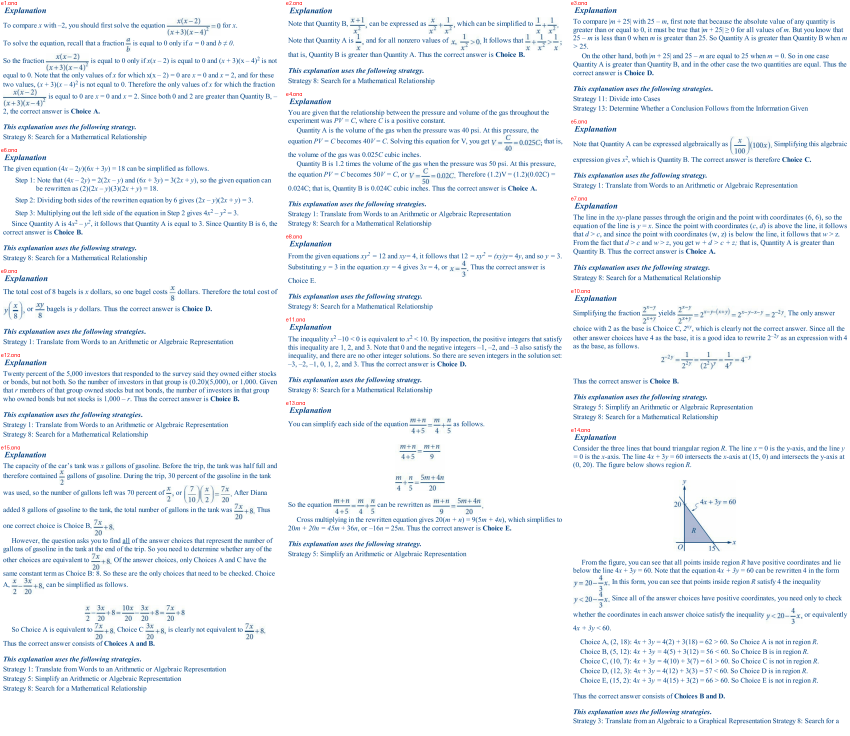
#> input picture courses/gre-q/_qa/al_e1.png, 1700 x 1472 px (shown at 1/2 size)
$ python -i build.py   (imports and definitions only)
#> lines starting #> are read from the running program, lines starting #| are printed output that depends on the picture
#> further down, picture is the input picture: PIL image 1700x1472 RGB; mean R, G, B 241.4, 244.6, 247.9
"""GRE Verbal 2025 年真题回忆课程生成器（逐鹿整理的考场截图，25 套 × 2 个 Verbal section）。
数据：data.json（每个 section 的题号、题型、答案、对应截图页；答案来自各套 PDF 末页的答案表，目视录入）
输入：PAGES 目录（每套一个子目录 pNN.png，由 pdftoppm / pdfimages 从 PDF 逐页转出）
输出：courses/gre-vx/（img/<套>/<section>-<题号>[b].webp + course.json + uNN-*.json）
裁剪：去掉页眉（Section/Question 页码、计时器、按钮、水印二维码），转 WebP 缩小体积。
运行：python tools/course/grvx/build.py <PAGES 目录> [套 id ...]   （不给套 id 就全部生成；图片已存在则跳过）
"""
import json, os, sys, subprocess, re
from PIL import Image
HERE = os.path.dirname(os.path.abspath(__file__))
sys.path.insert(0, os.path.join(HERE, '..'))
sys.path.insert(0, os.path.join(HERE, '..', 'grq'))
from unitlib import REPO
from qset_check import validate_qset

MAXW = 1000
# [1 line not run here, left out]
pages_dir = sys.argv[1]
only = set(sys.argv[2:])
OCR = os.path.join(HERE, 'ocr')
def load_txt(sid):
    f = os.path.join(OCR, f'txt-{sid}.json')
    return json.load(open(f, encoding='utf-8')) if os.path.exists(f) else {}
out = os.path.join(REPO, 'courses', 'gre-vx')

def header_bottom(im):
    """页眉（含 Section X | Question N 那一行）的下边缘 y；找不到就按比例猜。"""
    W, H = im.size
#> W = 1700; H = 1472
    band = im.crop((0, 0, int(W * .5), int(H * .2))).convert('L')
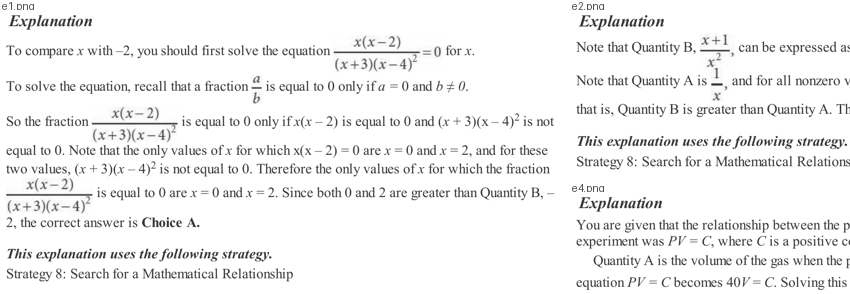
#> band: PIL image 850x294 L; min 36, max 255, mean 241.3
    sc = 2 if W < 1500 else 1
#> sc = 1
    if sc > 1: band = band.resize((band.size[0] * sc, band.size[1] * sc))
    f = f'/tmp/hb_{os.getpid()}.png'; band.save(f)
#> (the run stopped early here; a loop or call above may not have finished)

$ run again, on courses/gre-q/img/al/e16.png
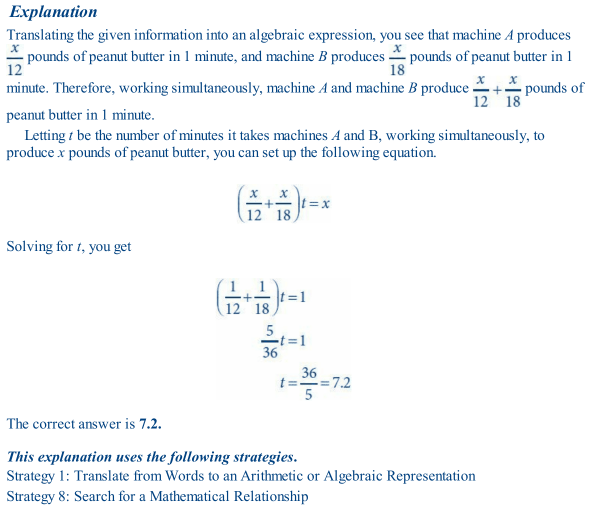
#> input picture courses/gre-q/img/al/e16.png, 1178 x 1014 px (shown at 1/2 size)
#> picture is the input picture: PIL image 1178x1014 P; mean R, G, B 244.6, 247.2, 249.5
#> in header_bottom, `band = im.crop((0, 0, int(W * .5), int(H * .2))).convert('L')`:
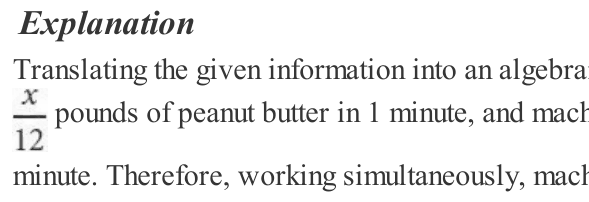
#> band: PIL image 589x202 L; min 53, max 255, mean 237.3
#> in header_bottom, `if sc > 1: band = band.resize((band.size[0] * sc, band.size[1] * sc))`:
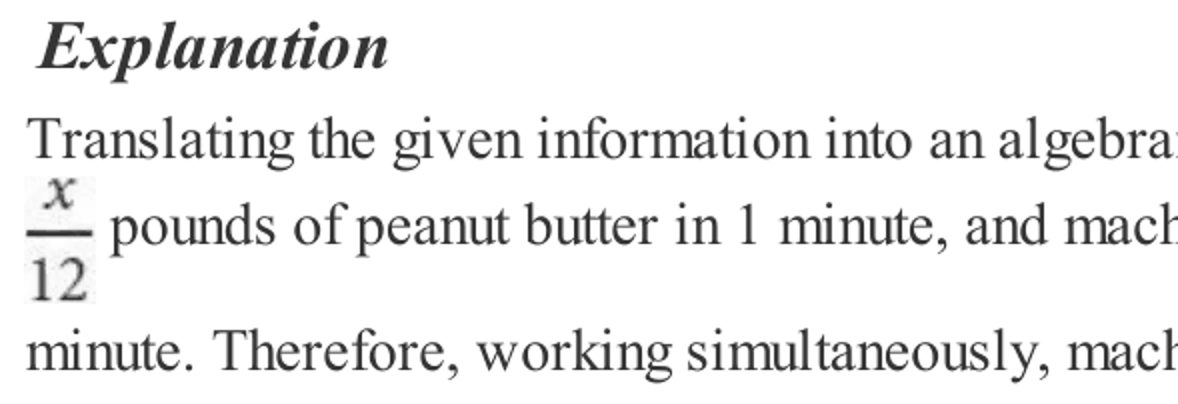
#> band: PIL image 1178x404 L; min 26, max 255, mean 236.9

$ run again, on courses/gre-q/img/al/e5.png
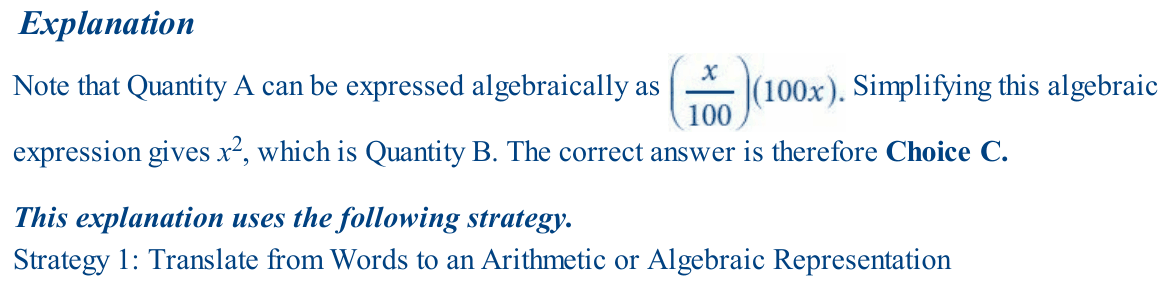
#> input picture courses/gre-q/img/al/e5.png, 1170 x 281 px
#> picture is the input picture: PIL image 1170x281 P; mean R, G, B 238.7, 242.8, 246.8
#> in header_bottom, `band = im.crop((0, 0, int(W * .5), int(H * .2))).convert('L')`:
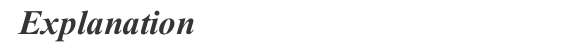
#> band: PIL image 585x56 L; min 53, max 255, mean 246
#> in header_bottom, `if sc > 1: band = band.resize((band.size[0] * sc, band.size[1] * sc))`:
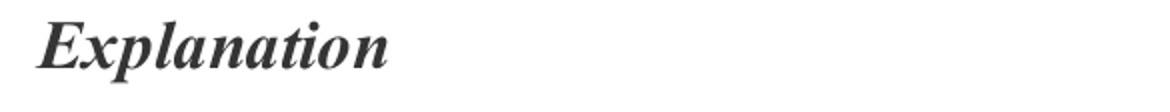
#> band: PIL image 1170x112 L; min 26, max 255, mean 245.9

$ run again, on courses/gre-q/img/ar/e18.png
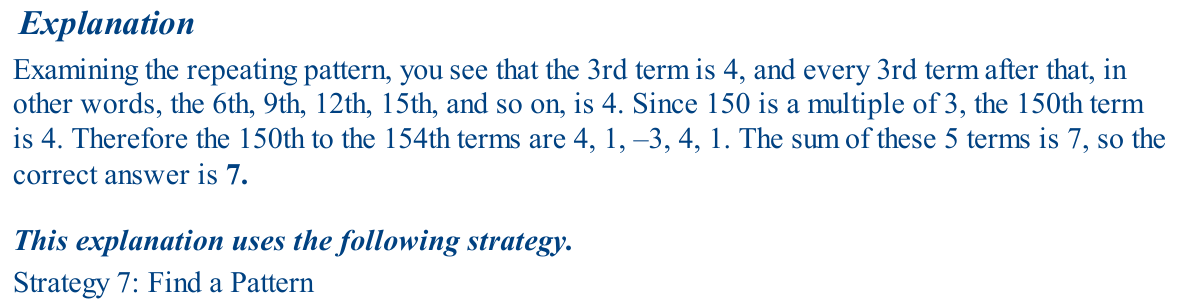
#> input picture courses/gre-q/img/ar/e18.png, 1177 x 304 px
#> picture is the input picture: PIL image 1177x304 P; mean R, G, B 238.5, 242.7, 246.8
#> in header_bottom, `band = im.crop((0, 0, int(W * .5), int(H * .2))).convert('L')`:
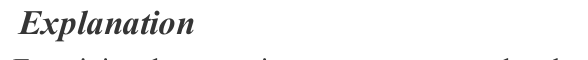
#> band: PIL image 588x60 L; min 53, max 255, mean 246.4
#> in header_bottom, `if sc > 1: band = band.resize((band.size[0] * sc, band.size[1] * sc))`:
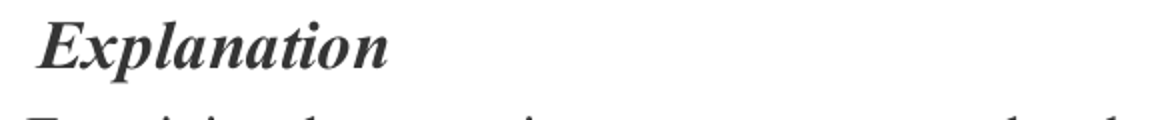
#> band: PIL image 1176x120 L; min 26, max 255, mean 246.3
